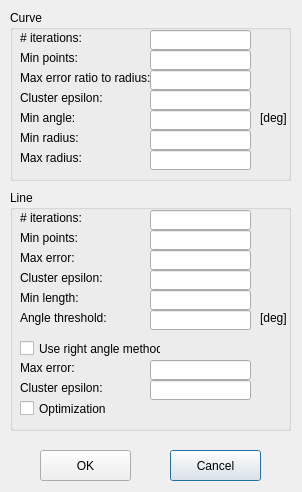
<?xml version="1.0" encoding="UTF-8"?>
<ui version="4.0">
 <class>CurveLineOptionDialog</class>
 <widget class="QDialog" name="CurveLineOptionDialog">
  <property name="geometry">
   <rect>
    <x>0</x>
    <y>0</y>
    <width>302</width>
    <height>492</height>
   </rect>
  </property>
  <property name="windowTitle">
   <string>CurveLineOptionDialog</string>
  </property>
  <widget class="QGroupBox" name="groupBox">
   <property name="geometry">
    <rect>
     <x>10</x>
     <y>10</y>
     <width>281</width>
     <height>171</height>
    </rect>
   </property>
   <property name="title">
    <string>Curve</string>
   </property>
   <widget class="QLabel" name="label">
    <property name="geometry">
     <rect>
      <x>10</x>
      <y>40</y>
      <width>81</width>
      <height>16</height>
     </rect>
    </property>
    <property name="text">
     <string>Min points:</string>
    </property>
   </widget>
   <widget class="QLineEdit" name="lineEditCurveMinAngle">
    <property name="geometry">
     <rect>
      <x>140</x>
      <y>100</y>
      <width>101</width>
      <height>20</height>
     </rect>
    </property>
   </widget>
   <widget class="QLineEdit" name="lineEditCurveNumIterations">
    <property name="geometry">
     <rect>
      <x>140</x>
      <y>20</y>
      <width>101</width>
      <height>20</height>
     </rect>
    </property>
   </widget>
   <widget class="QLabel" name="label_5">
    <property name="geometry">
     <rect>
      <x>10</x>
      <y>120</y>
      <width>131</width>
      <height>16</height>
     </rect>
    </property>
    <property name="text">
     <string>Min radius:</string>
    </property>
   </widget>
   <widget class="QLineEdit" name="lineEditCurveMaxRadius">
    <property name="geometry">
     <rect>
      <x>140</x>
      <y>140</y>
      <width>101</width>
      <height>20</height>
     </rect>
    </property>
   </widget>
   <widget class="QLineEdit" name="lineEditCurveMinRadius">
    <property name="geometry">
     <rect>
      <x>140</x>
      <y>120</y>
      <width>101</width>
      <height>20</height>
     </rect>
    </property>
   </widget>
   <widget class="QLineEdit" name="lineEditCurveMaxErrorRatioToRadius">
    <property name="geometry">
     <rect>
      <x>140</x>
      <y>60</y>
      <width>101</width>
      <height>20</height>
     </rect>
    </property>
   </widget>
   <widget class="QLabel" name="label_2">
    <property name="geometry">
     <rect>
      <x>10</x>
      <y>60</y>
      <width>131</width>
      <height>16</height>
     </rect>
    </property>
    <property name="text">
     <string>Max error ratio to radius:</string>
    </property>
   </widget>
   <widget class="QLabel" name="label_6">
    <property name="geometry">
     <rect>
      <x>10</x>
      <y>140</y>
      <width>131</width>
      <height>16</height>
     </rect>
    </property>
    <property name="text">
     <string>Max radius:</string>
    </property>
   </widget>
   <widget class="QLabel" name="label_3">
    <property name="geometry">
     <rect>
      <x>10</x>
      <y>80</y>
      <width>131</width>
      <height>16</height>
     </rect>
    </property>
    <property name="text">
     <string>Cluster epsilon:</string>
    </property>
   </widget>
   <widget class="QLabel" name="label_4">
    <property name="geometry">
     <rect>
      <x>10</x>
      <y>100</y>
      <width>131</width>
      <height>16</height>
     </rect>
    </property>
    <property name="text">
     <string>Min angle:</string>
    </property>
   </widget>
   <widget class="QLabel" name="label_7">
    <property name="geometry">
     <rect>
      <x>10</x>
      <y>20</y>
      <width>81</width>
      <height>16</height>
     </rect>
    </property>
    <property name="text">
     <string># iterations:</string>
    </property>
   </widget>
   <widget class="QLineEdit" name="lineEditCurveMinPoints">
    <property name="geometry">
     <rect>
      <x>140</x>
      <y>40</y>
      <width>101</width>
      <height>20</height>
     </rect>
    </property>
   </widget>
   <widget class="QLineEdit" name="lineEditCurveClusterEpsilon">
    <property name="geometry">
     <rect>
      <x>140</x>
      <y>80</y>
      <width>101</width>
      <height>20</height>
     </rect>
    </property>
   </widget>
   <widget class="QLabel" name="label_14">
    <property name="geometry">
     <rect>
      <x>250</x>
      <y>100</y>
      <width>31</width>
      <height>16</height>
     </rect>
    </property>
    <property name="text">
     <string>[deg]</string>
    </property>
   </widget>
  </widget>
  <widget class="QGroupBox" name="groupBox_2">
   <property name="geometry">
    <rect>
     <x>10</x>
     <y>190</y>
     <width>281</width>
     <height>241</height>
    </rect>
   </property>
   <property name="title">
    <string>Line</string>
   </property>
   <widget class="QLineEdit" name="lineEditLineMinLength">
    <property name="geometry">
     <rect>
      <x>140</x>
      <y>100</y>
      <width>101</width>
      <height>20</height>
     </rect>
    </property>
   </widget>
   <widget class="QLineEdit" name="lineEditLineClusterEpsilon">
    <property name="geometry">
     <rect>
      <x>140</x>
      <y>80</y>
      <width>101</width>
      <height>20</height>
     </rect>
    </property>
   </widget>
   <widget class="QLineEdit" name="lineEditLineMinPoints">
    <property name="geometry">
     <rect>
      <x>140</x>
      <y>40</y>
      <width>101</width>
      <height>20</height>
     </rect>
    </property>
   </widget>
   <widget class="QLineEdit" name="lineEditLineMaxError">
    <property name="geometry">
     <rect>
      <x>140</x>
      <y>60</y>
      <width>101</width>
      <height>20</height>
     </rect>
    </property>
   </widget>
   <widget class="QLineEdit" name="lineEditLineNumIterations">
    <property name="geometry">
     <rect>
      <x>140</x>
      <y>20</y>
      <width>101</width>
      <height>20</height>
     </rect>
    </property>
   </widget>
   <widget class="QLabel" name="label_8">
    <property name="geometry">
     <rect>
      <x>10</x>
      <y>80</y>
      <width>131</width>
      <height>16</height>
     </rect>
    </property>
    <property name="text">
     <string>Cluster epsilon:</string>
    </property>
   </widget>
   <widget class="QLabel" name="label_9">
    <property name="geometry">
     <rect>
      <x>10</x>
      <y>20</y>
      <width>81</width>
      <height>16</height>
     </rect>
    </property>
    <property name="text">
     <string># iterations:</string>
    </property>
   </widget>
   <widget class="QLabel" name="label_10">
    <property name="geometry">
     <rect>
      <x>10</x>
      <y>40</y>
      <width>81</width>
      <height>16</height>
     </rect>
    </property>
    <property name="text">
     <string>Min points:</string>
    </property>
   </widget>
   <widget class="QLabel" name="label_11">
    <property name="geometry">
     <rect>
      <x>10</x>
      <y>100</y>
      <width>131</width>
      <height>16</height>
     </rect>
    </property>
    <property name="text">
     <string>Min length:</string>
    </property>
   </widget>
   <widget class="QLabel" name="label_12">
    <property name="geometry">
     <rect>
      <x>10</x>
      <y>60</y>
      <width>131</width>
      <height>16</height>
     </rect>
    </property>
    <property name="text">
     <string>Max error:</string>
    </property>
   </widget>
   <widget class="QLineEdit" name="lineEditAngleThreshold">
    <property name="geometry">
     <rect>
      <x>140</x>
      <y>120</y>
      <width>101</width>
      <height>20</height>
     </rect>
    </property>
   </widget>
   <widget class="QLabel" name="label_13">
    <property name="geometry">
     <rect>
      <x>10</x>
      <y>120</y>
      <width>131</width>
      <height>16</height>
     </rect>
    </property>
    <property name="text">
     <string>Angle threshold:</string>
    </property>
   </widget>
   <widget class="QLabel" name="label_15">
    <property name="geometry">
     <rect>
      <x>250</x>
      <y>120</y>
      <width>31</width>
      <height>16</height>
     </rect>
    </property>
    <property name="text">
     <string>[deg]</string>
    </property>
   </widget>
   <widget class="QCheckBox" name="checkBoxUseRA">
    <property name="geometry">
     <rect>
      <x>10</x>
      <y>150</y>
      <width>141</width>
      <height>17</height>
     </rect>
    </property>
    <property name="text">
     <string>Use right angle method</string>
    </property>
   </widget>
   <widget class="QLineEdit" name="lineEditRAMaxError">
    <property name="geometry">
     <rect>
      <x>140</x>
      <y>170</y>
      <width>101</width>
      <height>20</height>
     </rect>
    </property>
   </widget>
   <widget class="QLabel" name="label_16">
    <property name="geometry">
     <rect>
      <x>10</x>
      <y>170</y>
      <width>131</width>
      <height>16</height>
     </rect>
    </property>
    <property name="text">
     <string>Max error:</string>
    </property>
   </widget>
   <widget class="QCheckBox" name="checkBoxRAOptimization">
    <property name="geometry">
     <rect>
      <x>10</x>
      <y>210</y>
      <width>101</width>
      <height>17</height>
     </rect>
    </property>
    <property name="text">
     <string>Optimization</string>
    </property>
   </widget>
   <widget class="QLabel" name="label_17">
    <property name="geometry">
     <rect>
      <x>10</x>
      <y>190</y>
      <width>131</width>
      <height>16</height>
     </rect>
    </property>
    <property name="text">
     <string>Cluster epsilon:</string>
    </property>
   </widget>
   <widget class="QLineEdit" name="lineEditRAClusterEpsilon">
    <property name="geometry">
     <rect>
      <x>140</x>
      <y>190</y>
      <width>101</width>
      <height>20</height>
     </rect>
    </property>
   </widget>
  </widget>
  <widget class="QPushButton" name="pushButtonCancel">
   <property name="geometry">
    <rect>
     <x>170</x>
     <y>450</y>
     <width>91</width>
     <height>31</height>
    </rect>
   </property>
   <property name="text">
    <string>Cancel</string>
   </property>
  </widget>
  <widget class="QPushButton" name="pushButtonOK">
   <property name="geometry">
    <rect>
     <x>40</x>
     <y>450</y>
     <width>91</width>
     <height>31</height>
    </rect>
   </property>
   <property name="text">
    <string>OK</string>
   </property>
  </widget>
 </widget>
 <layoutdefault spacing="6" margin="11"/>
 <tabstops>
  <tabstop>pushButtonOK</tabstop>
  <tabstop>pushButtonCancel</tabstop>
  <tabstop>lineEditCurveNumIterations</tabstop>
  <tabstop>lineEditCurveMinPoints</tabstop>
  <tabstop>lineEditCurveMaxErrorRatioToRadius</tabstop>
  <tabstop>lineEditCurveClusterEpsilon</tabstop>
  <tabstop>lineEditCurveMinAngle</tabstop>
  <tabstop>lineEditCurveMinRadius</tabstop>
  <tabstop>lineEditCurveMaxRadius</tabstop>
  <tabstop>lineEditLineNumIterations</tabstop>
  <tabstop>lineEditLineMinPoints</tabstop>
  <tabstop>lineEditLineMaxError</tabstop>
  <tabstop>lineEditLineClusterEpsilon</tabstop>
  <tabstop>lineEditLineMinLength</tabstop>
 </tabstops>
 <resources/>
 <connections/>
</ui>
